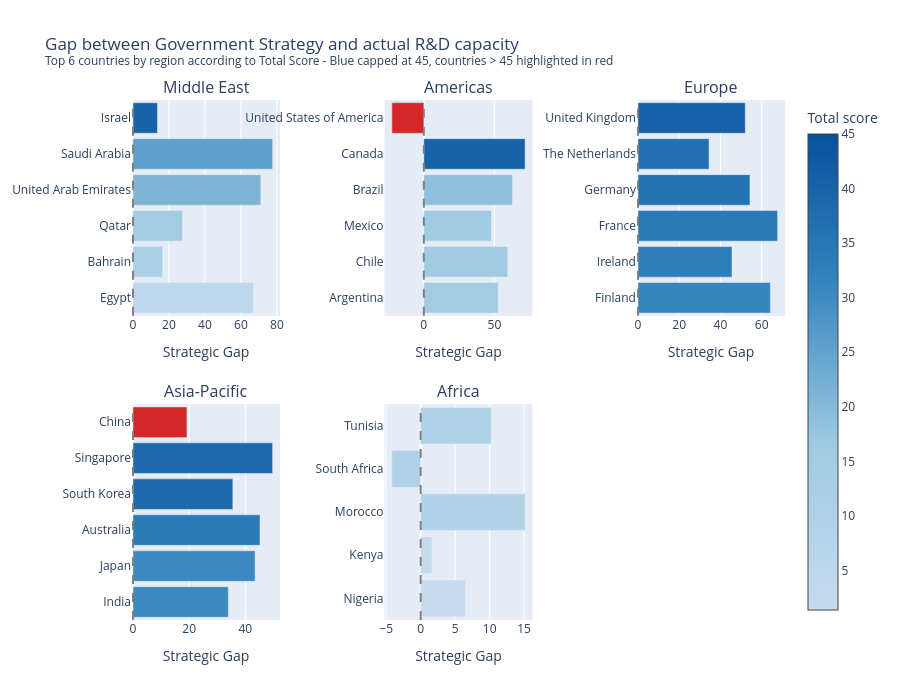

Notebook source saved alongside this figure:
### Markdown cell above
We want to know whether countries promise more than they achieve, or if their policies are aligned with their actual performance.

We define the strategic gap as:

Strategic Gap = Government Strategy − Average(Research, Development)

### Code cell
import pandas as pd
import plotly.graph_objects as go
from plotly.subplots import make_subplots

# === Calcular la brecha estratégica ===
df["Strategy Gap"] = df["Government Strategy"] - df[["Research", "Development"]].mean(axis=1)       # --> Calcula la media fila a fila entre esas dos columnas, es decir, R + D / 2 para cada país y luego calculamos la brecha como GS - media(R+D) para cada fila es decir para cada país del df

# === Seleccionar top 6 países por región según Total score ===
top6_per_region = (
    df.sort_values(["Region", "Total score"], ascending=[True, False])      # Ordena el DataFrame primero por Region (A→Z) (True) y luego por Total score (mayor a menor) (False)
      .groupby("Region")            # lo agrupamos por region
      .head(6)                     # selecciona los primeros 6 de cada grupo
      .copy()                      # se hace una copia para que si se modifica el df original no afecte a este nuevo DataFrame
)

# === Rango REAL de Total score ===
global_min_ts = float(top6_per_region["Total score"].min())
global_max_ts = float(top6_per_region["Total score"].max())

# Escala azul recortada a 45 para que se vea mejor el rango donde está la mayoría de países
scale_min_ts = global_min_ts
scale_max_ts = min(45.0, global_max_ts)     # si algún día todos fueran <=45, no tendría sentido ir más allá

# Escala de azules continua personalizada (no empieza en blanco → los valores bajos se ven mejor)
custom_blues = [
    [0.0,  "#c6dbef"],  # azul muy claro (pero no blanco) --> 0.0: valor mínimo del rango → azul claro
    [0.35, "#9ecae1"],
    [0.7,  "#3182bd"],
    [1.0,  "#08519c"]   # azul muy oscuro --> 1.0: valor máximo del rango → azul muy oscuro
]

# Orden de regiones (se mantiene el mismo orden para los subplots)
regions = ["Middle East", "Americas", "Europe", "Asia-Pacific", "Africa"]

# Layout 2×3 (dejamos el último hueco vacío)
fig = make_subplots(
    rows=2, cols=3,                         # la figura tendrá dos filas y 3 columnas
    subplot_titles=regions,                 # títulos de cada subplot según el orden antes definido
    # Cada subplot tendrá sus propios ejes X e Y, sin compartirlos entre ellos
    shared_xaxes=False,               
    shared_yaxes=False,
    # Controlan el espacio horizontal y vertical entre subplots (valores en proporción del ancho/alto)
    horizontal_spacing=0.16,
    vertical_spacing=0.17
)

# Lista de tuplas (fila, columna) que indican dónde colocar cada región
subplot_pos = [(1,1), (1,2), (1,3), (2,1), (2,2)]

for idx, region in enumerate(regions):                  # recorre cada región con su índice
    group = top6_per_region[top6_per_region["Region"] == region].copy()     # Filtra top6_per_region para quedarte solo con las filas de esa región concreta
    if len(group) == 0:
        continue            # Si no hay datos para esa región, salta a la siguiente iteración (medida de seguridad)
        
    # Ordenar para que el mayor Total score quede arriba  --> no se mantiene el orden del df top_6 ordenado
    group = group.sort_values("Total score", ascending=True)
    # ¡OJO! Al trabajar con barras horizontales (eje y categórico --> empieza de abajo a arriba según el orden definido en la lista), 
    # plotly invierte el eje Y, por ello ordenamos Total score de menor a mayor
    # Ej: eje y = [A, B, C] → se dibuja C arriba, B en medio y A abajo
    
    countries = group["Country"].tolist()               # Convierte la columna Country en una lista de nombres de países → se usará en el eje Y (CATEGÓRICO)
    gaps = group["Strategy Gap"].tolist()
    total_scores = group["Total score"].tolist()
    
    # Valores de color para la escala azul: recortamos a scale_max_ts
    # (cualquier país con TS > 45 se colorea como si tuviera 45 en la escala azul) --> Sin embargo solo EEUU y China sobrepasan ese valor
    color_values = [min(ts, scale_max_ts) for ts in total_scores]
    
    # Índices de países "outliers" con Total score por encima de 45 (EEUU, China, etc.) --> Esta lista se usará luego para dibujar una segunda barra superpuesta en otro color
    outlier_idx = [i for i, ts in enumerate(total_scores) if ts > scale_max_ts]
    
    # Solo mostramos la "palette" (colorbar) en el primer subplot para no duplicarla
    show_colorbar = (idx == 0)

    # Toma la posición del subplot --> row y column
    r, c = subplot_pos[idx]
    
    # --- 1) Trace principal: todos los países con palette azul recortada en [min, 45] ---
    fig.add_trace(go.Bar(               # Añade un trace de tipo barra al subplot en la fila r y columna c
        y=countries,            # eje Y categórico con los nombres de países
        x=gaps,                 # Eje X con valor de la brecha estratégica 
        orientation="h",        # barras horizontales
        marker=dict(
            color=color_values,         # valores recortados para alimentar la escala de color
            colorscale=custom_blues,    # escala de azules personalizada
            cmin=scale_min_ts,          # mínimo real
            cmax=scale_max_ts,          # máximo visualizado (45)
            colorbar=dict(                      # Añade la barra de la palette a la derecha, con título “Total score”
                title="Total score"
            ),
            showscale=show_colorbar     # solo se muestra en el primer subplot
        ),
        name=region,                      
        showlegend=False,                 # No mostramos leyenda, las regiones ya están en los títulos de los subplots
        customdata=total_scores,          # usamos el Total score real en el hover
        hovertemplate="<b>%{y}</b><br>Total Score: %{customdata:.2f}<br>Brecha: %{x:.2f}<extra></extra>"
    ), 
    row=r, 
    col=c)
    
    # --- 2) Trace de outliers: mismas barras pero en rojo ---
    if outlier_idx:
        out_countries = [countries[i] for i in outlier_idx]
        out_gaps = [gaps[i] for i in outlier_idx]
        out_ts = [total_scores[i] for i in outlier_idx]                 # valor real de Total score (sin ser recortado a max 45)

        fig.add_trace(go.Bar(
            y=out_countries,
            x=out_gaps,
            orientation="h",
            marker=dict(
                color="#d62728"    # rojo para destacar (puedes cambiar el color si quieres)
            ),
            showlegend=False,
            customdata=out_ts,
            hovertemplate="<b>%{y}</b><br>Total Score: %{customdata:.2f}<br>Brecha: %{x:.2f}<extra></extra>"
        ),
        row=r,
        col=c)

    # Línea en cero para cada subplot
    fig.add_vline(x=0, line=dict(color="gray", dash="dash"), row=r, col=c)

fig.update_layout(
    height=700,
    # <br><sup>...</sup> para añadir un subtítulo más pequeño en una segunda línea:
    title_text="Gap between Government Strategy and actual R&D capacity<br><sup>Top 6 countries by region according to Total Score - Blue capped at 45, countries > 45 highlighted in red</sup>",
    showlegend=False,                    # Ocultamos la leyenda globalmente
    bargap=0.15,                         # Espacio entre barras dentro de cada subplot (15%)
    barmode="overlay"                    # superponemos la barra roja sobre la azul en los outliers
)

# Título común en el eje x
fig.update_xaxes(title_text="Strategic Gap")

fig.show()

### Figure 1 — Plotly figure (JSON) as saved in the notebook; plotly's stock layout.template omitted (floating-point values rounded to 4 significant figures)
{"data": [{"customdata": [4.83, 11.79, 14.66, 21.17, 25.6, 39.89], "hovertemplate": "<b>%{y}</b><br>Total Score: %{customdata:.2f}<br>Brecha: %{x:.2f}<extra></extra>", "marker": {"cmax": 45, "cmin": 1.38, "color": [4.83, 11.79, 14.66, 21.17, 25.6, 39.89], "colorbar": {"title": {"text": "Total score"}}, "colorscale": [[0, "#c6dbef"], [0.35, "#9ecae1"], [0.7, "#3182bd"], [1, "#08519c"]], "showscale": true}, "name": "Middle East", "orientation": "h", "showlegend": false, "type": "bar", "x": [66.91, 16.45, 27.52, 71.05, 77.62, 13.61], "xaxis": "x", "y": ["Egypt", "Bahrain", "Qatar", "United Arab Emirates", "Saudi Arabia", "Israel"], "yaxis": "y"}, {"customdata": [15.24, 15.33, 15.48, 18.89, 40.19, 100], "hovertemplate": "<b>%{y}</b><br>Total Score: %{customdata:.2f}<br>Brecha: %{x:.2f}<extra></extra>", "marker": {"cmax": 45, "cmin": 1.38, "color": [15.24, 15.33, 15.48, 18.89, 40.19, 45], "colorbar": {"title": {"text": "Total score"}}, "colorscale": [[0, "#c6dbef"], [0.35, "#9ecae1"], [0.7, "#3182bd"], [1, "#08519c"]], "showscale": false}, "name": "Americas", "orientation": "h", "showlegend": false, "type": "bar", "x": [52.72, 59.42, 47.92, 62.77, 71.78, -22.61], "xaxis": "x2", "y": ["Argentina", "Chile", "Mexico", "Brazil", "Canada", "United States of America"], "yaxis": "y2"}, {"customdata": [100], "hovertemplate": "<b>%{y}</b><br>Total Score: %{customdata:.2f}<br>Brecha: %{x:.2f}<extra></extra>", "marker": {"color": "#d62728"}, "orientation": "h", "showlegend": false, "type": "bar", "x": [-22.61], "xaxis": "x2", "y": ["United States of America"], "yaxis": "y2"}, {"customdata": [31.36, 33.04, 34.42, 36.04, 36.35, 40.93], "hovertemplate": "<b>%{y}</b><br>Total Score: %{customdata:.2f}<br>Brecha: %{x:.2f}<extra></extra>", "marker": {"cmax": 45, "cmin": 1.38, "color": [31.36, 33.04, 34.42, 36.04, 36.35, 40.93], "colorbar": {"title": {"text": "Total score"}}, "colorscale": [[0, "#c6dbef"], [0.35, "#9ecae1"], [0.7, "#3182bd"], [1, "#08519c"]], "showscale": false}, "name": "Europe", "orientation": "h", "showlegend": false, "type": "bar", "x": [64.22, 45.62, 67.74, 54.34, 34.5, 52.05], "xaxis": "x3", "y": ["Finland", "Ireland", "France", "Germany", "The Netherlands", "United Kingdom"], "yaxis": "y3"}, {"customdata": [30.36, 30.53, 33.86, 38.6, 38.67, 62.92], "hovertemplate": "<b>%{y}</b><br>Total Score: %{customdata:.2f}<br>Brecha: %{x:.2f}<extra></extra>", "marker": {"cmax": 45, "cmin": 1.38, "color": [30.36, 30.53, 33.86, 38.6, 38.67, 45], "colorbar": {"title": {"text": "Total score"}}, "colorscale": [[0, "#c6dbef"], [0.35, "#9ecae1"], [0.7, "#3182bd"], [1, "#08519c"]], "showscale": false}, "name": "Asia-Pacific", "orientation": "h", "showlegend": false, "type": "bar", "x": [33.94, 43.47, 45.22, 35.55, 49.71, 19.18], "xaxis": "x4", "y": ["India", "Japan", "Australia", "South Korea", "Singapore", "China"], "yaxis": "y4"}, {"customdata": [62.92], "hovertemplate": "<b>%{y}</b><br>Total Score: %{customdata:.2f}<br>Brecha: %{x:.2f}<extra></extra>", "marker": {"color": "#d62728"}, "orientation": "h", "showlegend": false, "type": "bar", "x": [19.18], "xaxis": "x4", "y": ["China"], "yaxis": "y4"}, {"customdata": [1.38, 2.3, 8.87, 9.71, 9.87], "hovertemplate": "<b>%{y}</b><br>Total Score: %{customdata:.2f}<br>Brecha: %{x:.2f}<extra></extra>", "marker": {"cmax": 45, "cmin": 1.38, "color": [1.38, 2.3, 8.87, 9.71, 9.87], "colorbar": {"title": {"text": "Total score"}}, "colorscale": [[0, "#c6dbef"], [0.35, "#9ecae1"], [0.7, "#3182bd"], [1, "#08519c"]], "showscale": false}, "name": "Africa", "orientation": "h", "showlegend": false, "type": "bar", "x": [6.495, 1.64, 15.14, -4.175, 10.23], "xaxis": "x5", "y": ["Nigeria", "Kenya", "Morocco", "South Africa", "Tunisia"], "yaxis": "y5"}], "layout": {"annotations": [{"font": {"size": 16}, "showarrow": false, "text": "Middle East", "x": 0.1133, "xanchor": "center", "xref": "paper", "y": 1, "yanchor": "bottom", "yref": "paper"}, {"font": {"size": 16}, "showarrow": false, "text": "Americas", "x": 0.5, "xanchor": "center", "xref": "paper", "y": 1, "yanchor": "bottom", "yref": "paper"}, {"font": {"size": 16}, "showarrow": false, "text": "Europe", "x": 0.8867, "xanchor": "center", "xref": "paper", "y": 1, "yanchor": "bottom", "yref": "paper"}, {"font": {"size": 16}, "showarrow": false, "text": "Asia-Pacific", "x": 0.1133, "xanchor": "center", "xref": "paper", "y": 0.415, "yanchor": "bottom", "yref": "paper"}, {"font": {"size": 16}, "showarrow": false, "text": "Africa", "x": 0.5, "xanchor": "center", "xref": "paper", "y": 0.415, "yanchor": "bottom", "yref": "paper"}], "bargap": 0.15, "barmode": "overlay", "height": 700, "shapes": [{"line": {"color": "gray", "dash": "dash"}, "type": "line", "x0": 0, "x1": 0, "xref": "x", "y0": 0, "y1": 1, "yref": "y domain"}, {"line": {"color": "gray", "dash": "dash"}, "type": "line", "x0": 0, "x1": 0, "xref": "x2", "y0": 0, "y1": 1, "yref": "y2 domain"}, {"line": {"color": "gray", "dash": "dash"}, "type": "line", "x0": 0, "x1": 0, "xref": "x3", "y0": 0, "y1": 1, "yref": "y3 domain"}, {"line": {"color": "gray", "dash": "dash"}, "type": "line", "x0": 0, "x1": 0, "xref": "x4", "y0": 0, "y1": 1, "yref": "y4 domain"}, {"line": {"color": "gray", "dash": "dash"}, "type": "line", "x0": 0, "x1": 0, "xref": "x5", "y0": 0, "y1": 1, "yref": "y5 domain"}], "showlegend": false, "title": {"text": "Gap between Government Strategy and actual R&D capacity<br><sup>Top 6 countries by region according to Total Score - Blue capped at 45, countries > 45 highlighted in red</sup>"}, "xaxis": {"anchor": "y", "domain": [0, 0.2267], "title": {"text": "Strategic Gap"}}, "xaxis2": {"anchor": "y2", "domain": [0.3867, 0.6133], "title": {"text": "Strategic Gap"}}, "xaxis3": {"anchor": "y3", "domain": [0.7733, 1], "title": {"text": "Strategic Gap"}}, "xaxis4": {"anchor": "y4", "domain": [0, 0.2267], "title": {"text": "Strategic Gap"}}, "xaxis5": {"anchor": "y5", "domain": [0.3867, 0.6133], "title": {"text": "Strategic Gap"}}, "xaxis6": {"anchor": "y6", "domain": [0.7733, 1], "title": {"text": "Strategic Gap"}}, "yaxis": {"anchor": "x", "domain": [0.585, 1]}, "yaxis2": {"anchor": "x2", "domain": [0.585, 1]}, "yaxis3": {"anchor": "x3", "domain": [0.585, 1]}, "yaxis4": {"anchor": "x4", "domain": [0, 0.415]}, "yaxis5": {"anchor": "x5", "domain": [0, 0.415]}, "yaxis6": {"anchor": "x6", "domain": [0, 0.415]}}}
